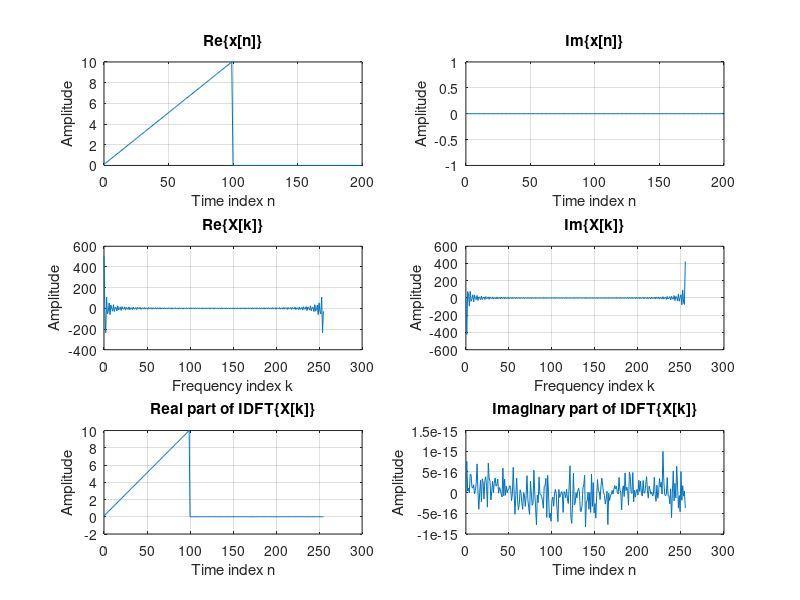

This figure's MATLAB source:
N=200;
L=256;
nn=[0:N-1];
kk=[0:L-1];

 

xR=[0.1*(1:100) zeros(1, N-100)];
xI=zeros(1, N);
x=xR+i*xI;

 

XF=fft(x, L);

 

subplot(3, 2, 1); grid;
plot(nn, xR);grid;
title('Re\{x[n]\}');
xlabel('Time index n');
ylabel('Amplitude');

 

subplot(3, 2, 2); grid;
plot(nn, xI);grid;
title('Im\{x[n]\}');
xlabel('Time index n');
ylabel('Amplitude');

 

subplot(3, 2, 3); grid;
plot(kk, real(XF));grid;
title('Re\{X[k]\}');
xlabel('Frequency index k');
ylabel('Amplitude');

 

subplot(3, 2, 4); grid;
plot(kk, imag(XF));grid;
title('Im\{X[k]\}');
xlabel('Frequency index k');
ylabel('Amplitude');

 

%IDFT
xx=ifft(XF, L);

 

subplot(3, 2, 5);
plot(kk, real(xx)); grid;
title('Real part of IDFT\{X[k]\}');
xlabel('Time index n');
ylabel('Amplitude');

 

subplot(3, 2, 6);
plot(kk, imag(xx)); grid;
title('Imaginary part of IDFT\{X[k]\}');
xlabel('Time index n');
ylabel('Amplitude');